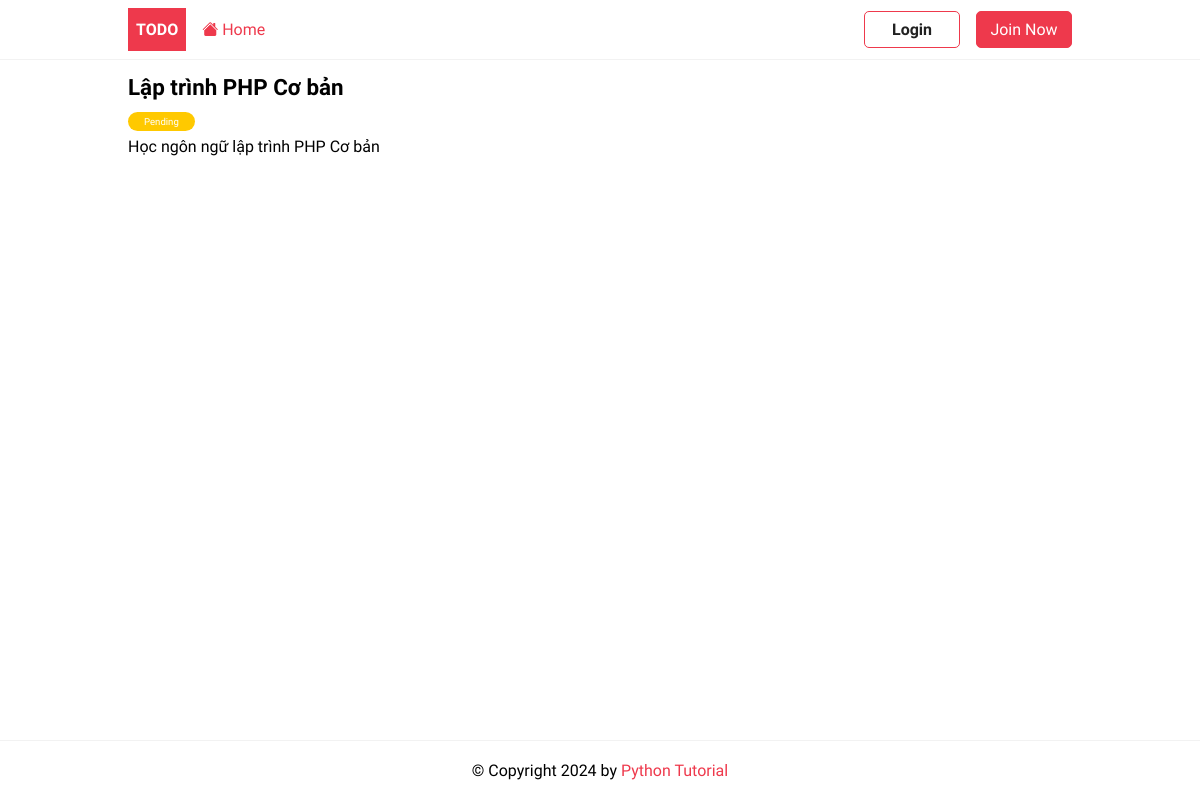
Page /task/8 on the committed database.
### todo/models.py (models this page shows, shortened)
class Task(models.Model):
    title = models.CharField(max_length=255)
    description = models.TextField(null=True, blank=True)
    completed = models.BooleanField(default=False)
    create_at = models.DateTimeField(auto_now_add=True)
    user = models.ForeignKey(User,on_delete=models.CASCADE, null=True, blank=True)
    class Meta:
        ordering = ['completed']

### todo/views.py (the view)
# urls.py: path('task/<int:pk>',TaskDetail.as_view(),name='task'),
class TaskDetail(DetailView):
    model = Task
    context_object_name = 'task'

### todo/templates/todo/task_detail.html
{%extends 'base.html'%}
{%block content%}
 <article class="task">
	<header>
		<h2>{{ task.title }}</h2>
		<span class="badge {% if task.completed %}badge-completed{% else %}badge-pending{%endif%}">
			{% if task.completed %} Completed {%else%} Pending {%endif%}
		</span>
	</header>
	<p>{{task.description}}</p>
</article>
{%endblock content%}

### static/css/style.css (style rules this page uses)
:root { --color-primary: #ee394c; --color-secondary: #86b7fe; --color-light: #f2f2f2; --color-gray: #ced4da; --color-dark: #212121; --color-white: #ffffff; --color-error: #e2442f; --color-warning: #ffc900; --color-info: #02a2b9; --color-success: #1ba345; --color-input: #00d1b2; --border-radius: 5px; }
* { margin: 0; padding: 0; box-sizing: border-box; text-rendering: optimizeLegibility; }
html, body { height: 100%; }
body { font-family: 'Dosis', sans-serif; font-size: 1rem; line-height: 1.7; display: flex; flex-direction: column; }
h2 { font-size: 1.4rem; }
.task { margin-bottom: auto; font-weight: 500; }
.badge { font-size: 0.6rem; padding: 0.25rem 1rem; color: var(--color-white); border-radius: 2rem; align-self: flex-start; }
.badge-pending { background-color: var(--color-warning); }

### rows in the picture
Task: title "Lập trình PHP Cơ bản", description "Học ngôn ngữ lập trình PHP Cơ bản"
